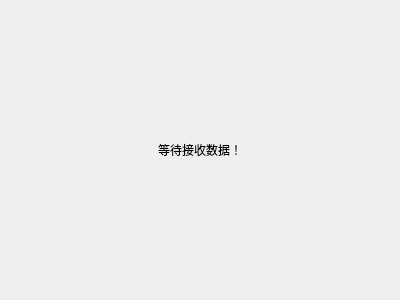
<?xml version="1.0" encoding="UTF-8"?>
<ui version="4.0">
 <class>Receiver</class>
 <widget class="QDialog" name="Receiver">
  <property name="geometry">
   <rect>
    <x>0</x>
    <y>0</y>
    <width>400</width>
    <height>300</height>
   </rect>
  </property>
  <property name="windowTitle">
   <string>Receiver</string>
  </property>
  <layout class="QGridLayout" name="gridLayout">
   <item row="0" column="1">
    <widget class="QLabel" name="label">
     <property name="text">
      <string>等待接收数据！</string>
     </property>
    </widget>
   </item>
   <item row="0" column="0">
    <spacer name="horizontalSpacer">
     <property name="orientation">
      <enum>Qt::Horizontal</enum>
     </property>
     <property name="sizeHint" stdset="0">
      <size>
       <width>40</width>
       <height>20</height>
      </size>
     </property>
    </spacer>
   </item>
   <item row="0" column="2">
    <spacer name="horizontalSpacer_2">
     <property name="orientation">
      <enum>Qt::Horizontal</enum>
     </property>
     <property name="sizeHint" stdset="0">
      <size>
       <width>40</width>
       <height>20</height>
      </size>
     </property>
    </spacer>
   </item>
  </layout>
 </widget>
 <layoutdefault spacing="6" margin="11"/>
 <resources/>
 <connections/>
</ui>
